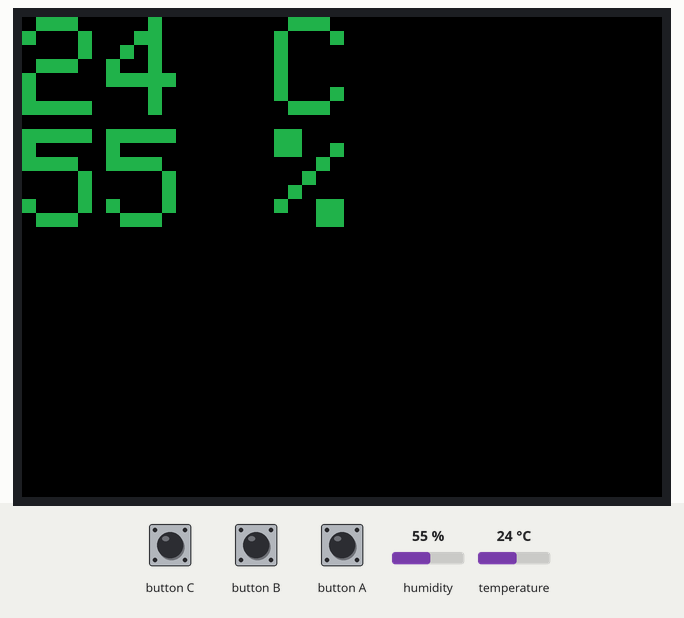
Recording of a sketch running on a simulated ESP32. Shown: 320×240 colour display. The inputs (shaded band) are chosen by the test bench; at power-on: temperature 24 °C, humidity 55 %.

Above: at 1.3 s.
1.4 s: temperature set to 26 °C
At 1.9 s:
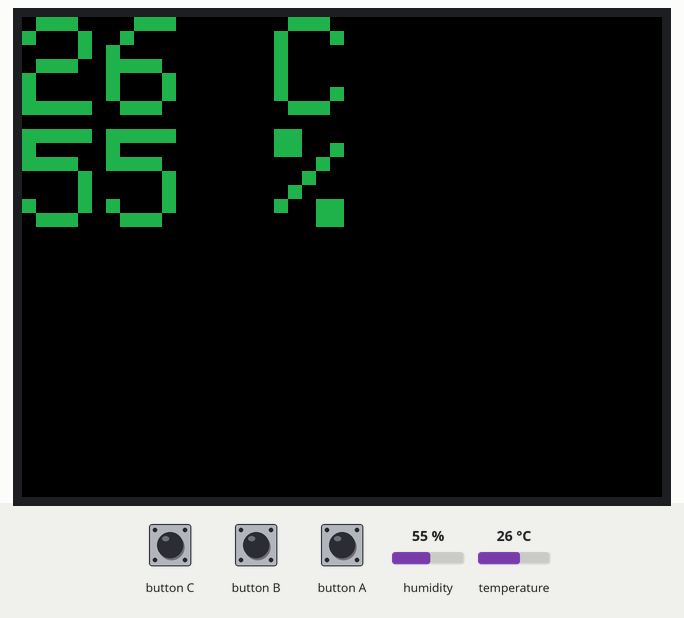
2.9 s: temperature set to 29 °C
At 4.1 s:
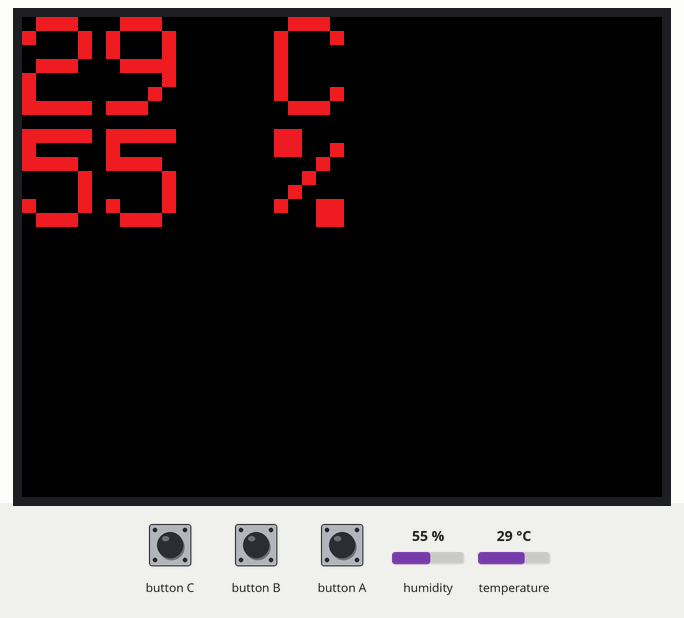
4.4 s: button A pressed for 0.15 s
At 5.7 s:
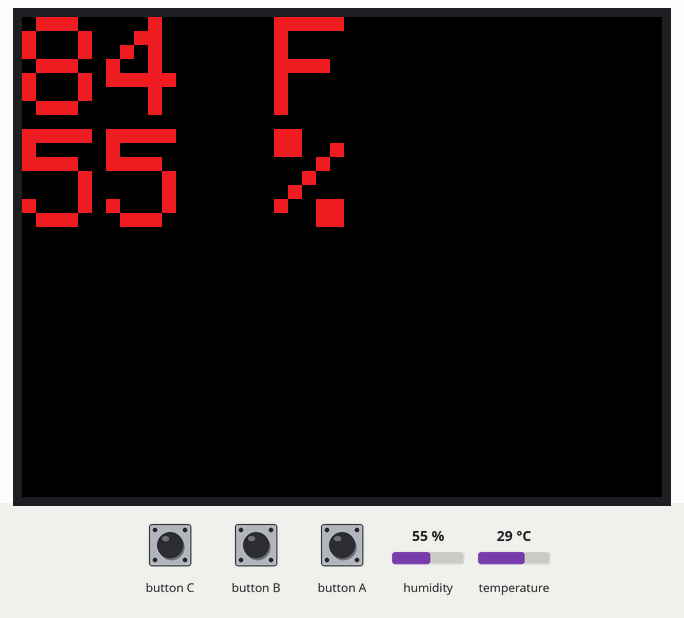
6.0 s: temperature set to 12 °C
At 7.2 s:
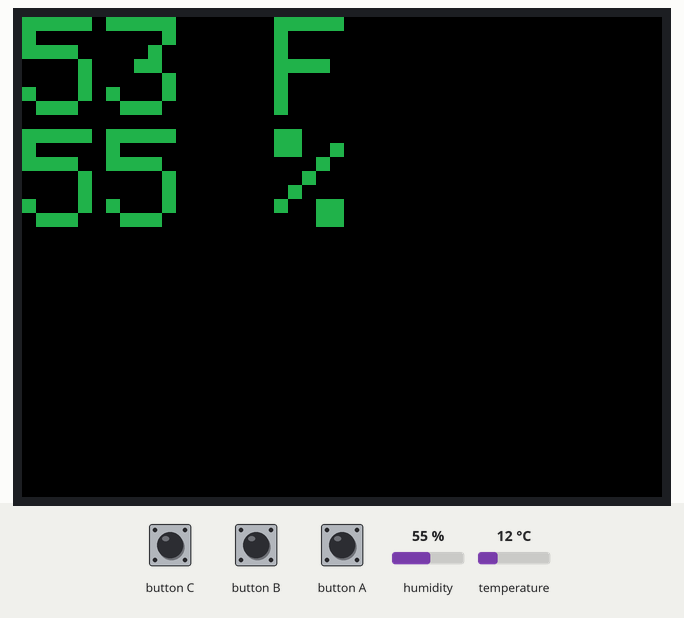
7.5 s: button A pressed for 1 s
At 7.9 s:
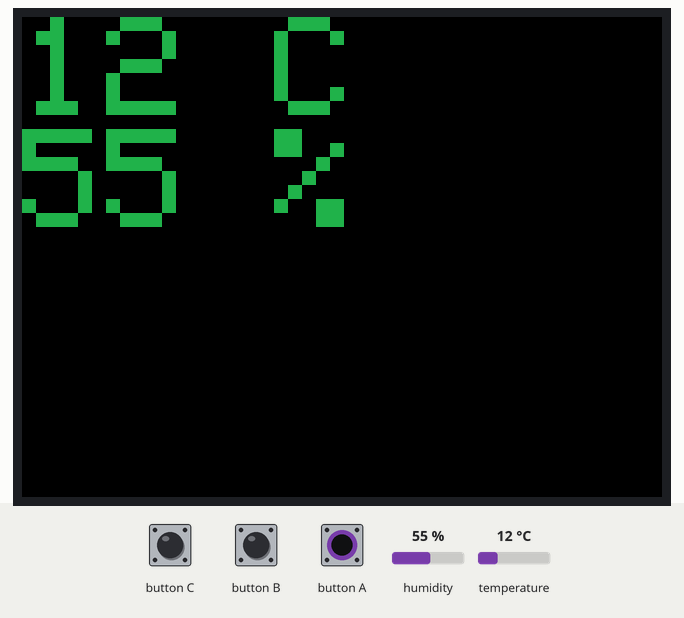
10.0 s: humidity set to 22 %
At 10.4 s:
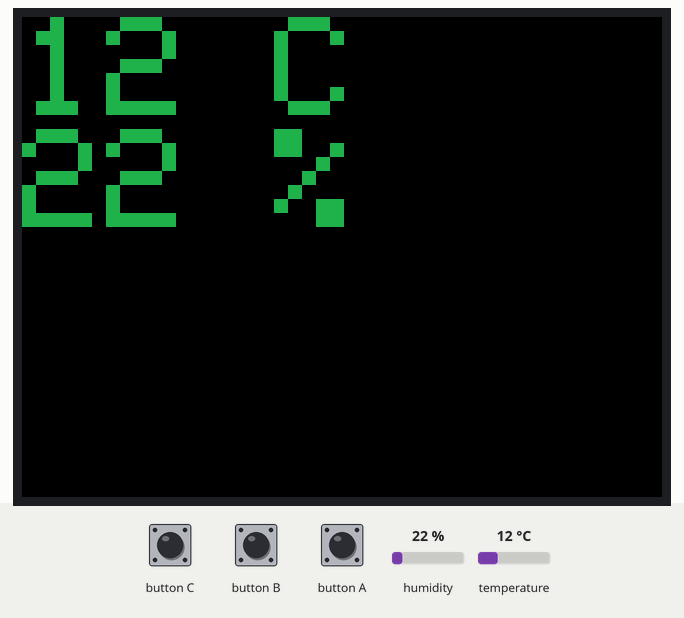
Timing chart, 0 to 12.5 s (numbered marks = the images above; inputs shaded):
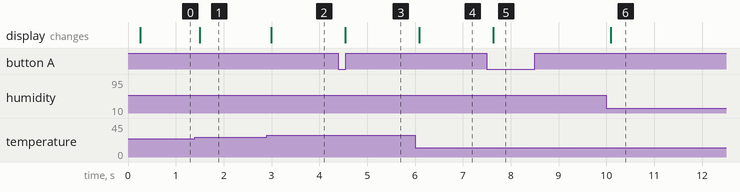

The sketch:

task3.ino
```cpp
#include <Arduino.h>
#include <M5Stack.h>
#include <Wire.h>
#include <SimpleDHT.h>
#define DHTPIN 5
boolean f = false;
boolean force_update=false;
SimpleDHT11 dht;
int temperature = 0;
int humidity = 0;
int old_t = -1000;
int old_h = 0;
void setup()
{
  Serial.begin(115200);
  M5.begin();
  Wire.begin();
  M5.Lcd.setTextSize(10);
}

void loop()
{
  float temp, humid;
  int status = dht.read2(DHTPIN, &temp, &humid, NULL);
  if (status == SimpleDHTErrSuccess)
  {
    temperature = (int)temp;
    humidity = (int)humid;
  }
  if (temperature != old_t || force_update || humidity!=old_h)
  {
    force_update=false;
    if (temp > 27)
      M5.Lcd.setTextColor(0xe8e4);
    else
      M5.Lcd.setTextColor(0x2589);
    M5.Lcd.fillScreen(0);
    M5.Lcd.setCursor(0, 0);
    M5.Lcd.print(f?(int)(temperature*(9.0/5.0))+32:temperature);
    M5.Lcd.println(f?" F":" C");
    M5.lcd.print(humidity);
    M5.Lcd.print(" %");
  }
  if(M5.BtnA.wasPressed()){
    force_update=true;
    f=!f;
  }
  old_t=temperature;
  old_h=humidity;
  M5.update();
}
```

Measured:
- the behaviour switches between 27 and 28 °C on temperature (found by bisection; images 1 and 2)
- after the input at 1.4 s, the display: changes after 0.10 s (image 1)
- after the input at 2.9 s, the display: changes after 0.10 s (image 2)
- after the input at 4.4 s, the display: changes after 0.14 s (image 3)
- after the input at 6.0 s, the display: changes after 0.09 s (image 4)
- after the input at 7.5 s, the display: changes after 0.14 s (image 5)
- after the input at 10.0 s, the display: changes after 0.09 s (image 6)
